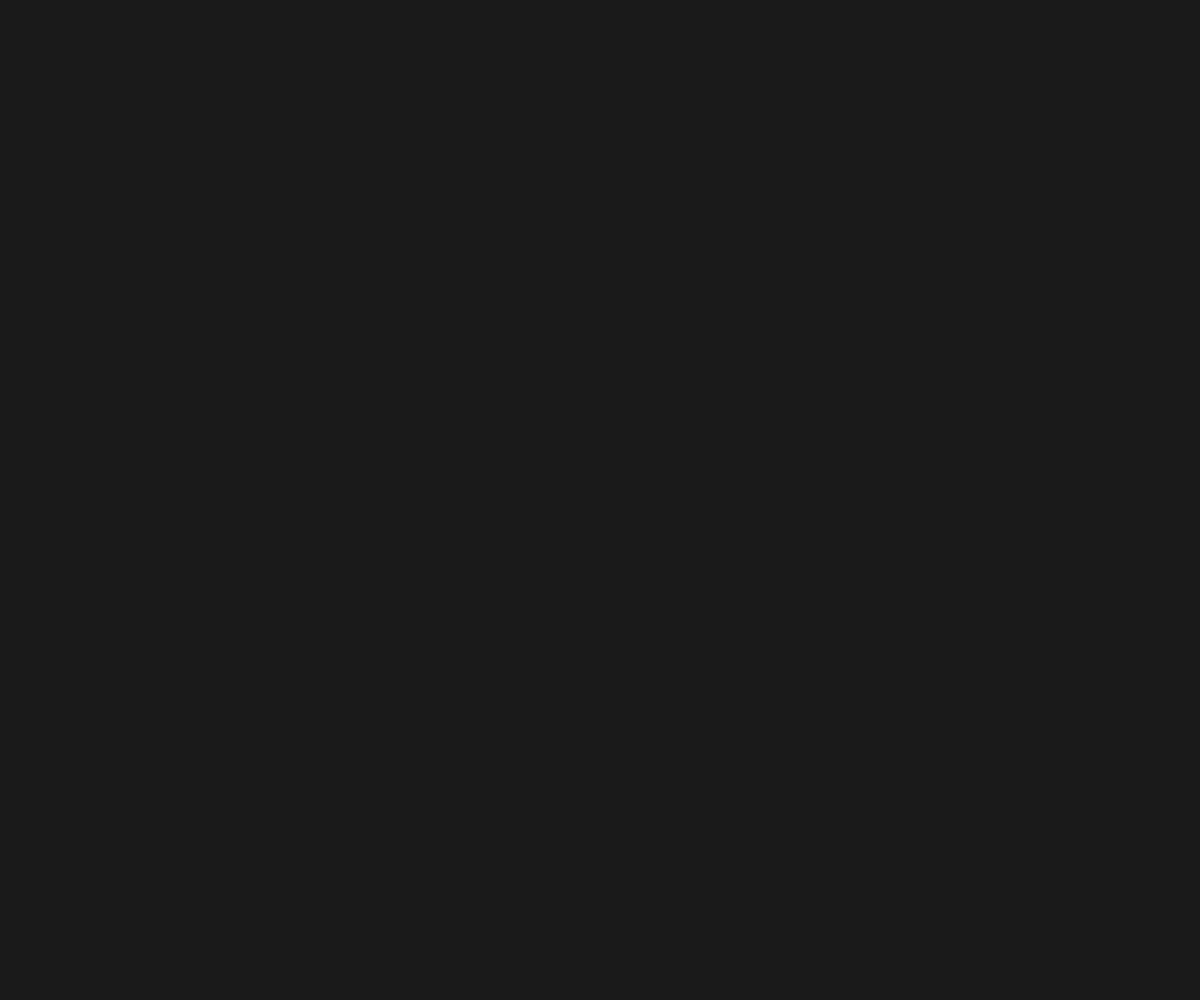
Frame 1 (no input)
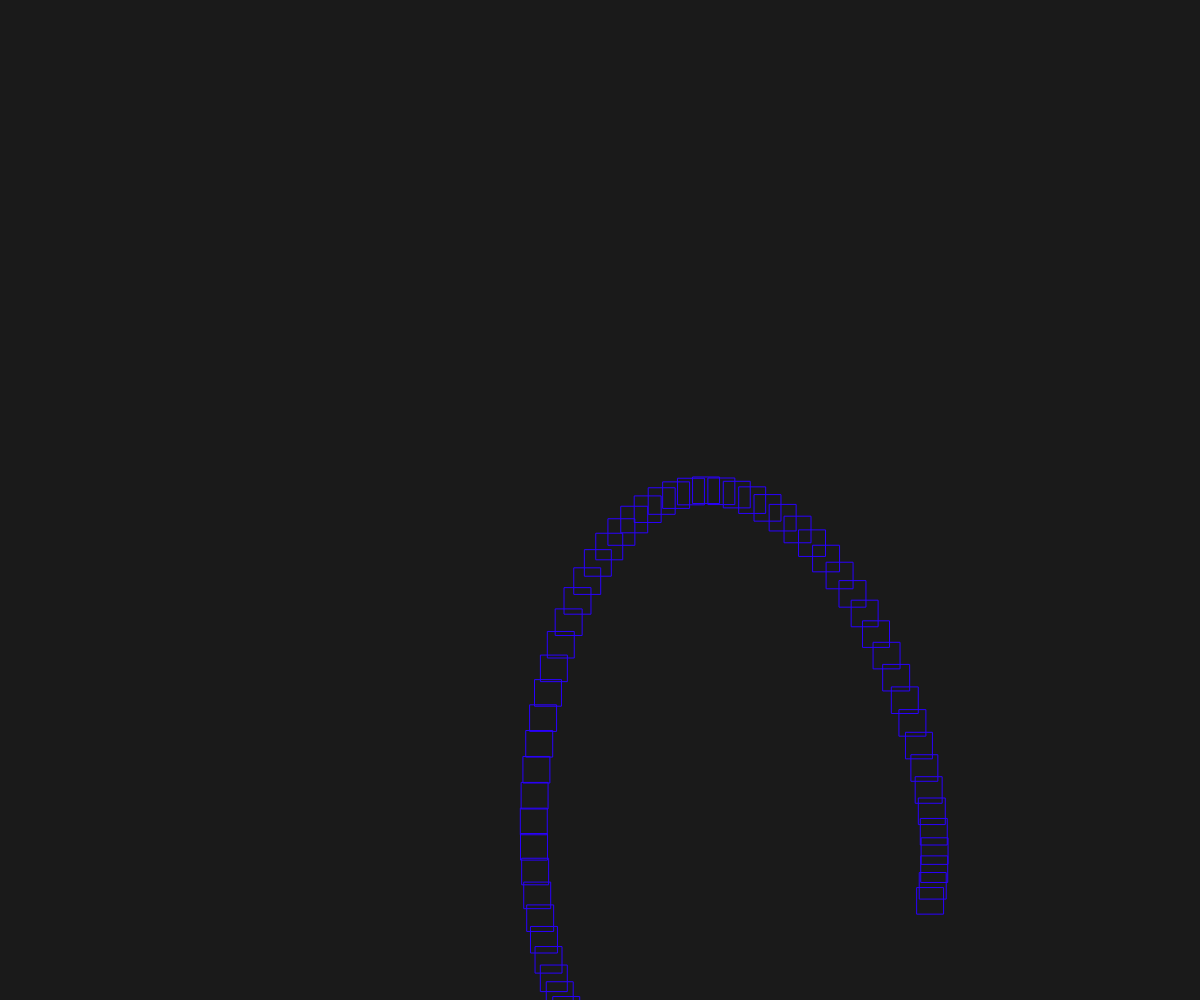
Frame 60 (no input)
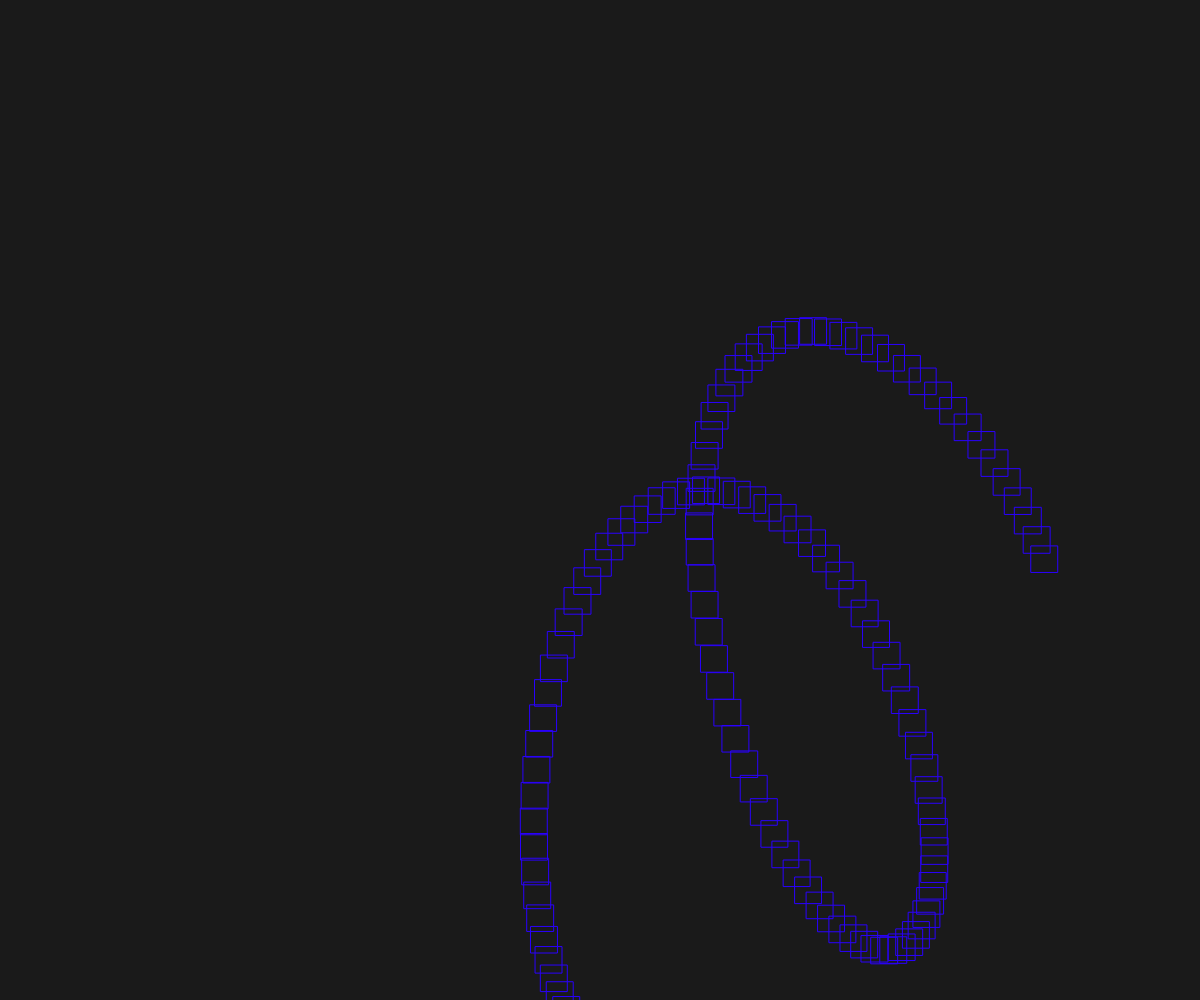
Frame 120 (the mouse pressed at the canvas centre since frame 60)

The p5.js sketch that drew these frames (run headless with seeded random() and noise() and a simulated clock; from frame 60 on, the mouse is pressed at the canvas centre):

// p5.js sketch
// ── sketch.js
let deg;
let off1;
let off2
let r1;
let r2;
let r3;
let mx;
let my;
let drawPosition;
let it = 0;
let shapeSize;
let shape;

function setup(){
    createCanvas(windowWidth, windowHeight);
    colorMode(HSB);
    background(10);
    angleMode(DEGREES);
    //frameRate(24);
    //noLoop();

    strokeWeight(1);
    stroke(250,100,100);
    noFill();

    deg = random(0.1,1);
    mx = windowWidth/2;
    my = windowHeight/2;
    off1 = round(random(-10,10));
    off2 = round(random(-10,10));
    if(windowHeight <= windowWidth){
        r1 = windowHeight*random(0.1,0.2);
    } else {
        r1 = windowWidth*random(0.1,0.2);
    }
    r2 = r1*random(0.2,1.2);
    r3 = r2*random(0.2,1.2);
    shapeSize = random(r1*0.1,r1*0.5);
    shape = floor(random(0,3));
}

function draw(){
    drawPosition = createVector((r1+r2)*sin(it*deg)+mx,(r1+r2)*cos(it*deg)+my);
    drawPosition.add(createVector((r2+r3)*sin(it*(deg+off1)),(r2+r3)*cos(it*(deg+off1))));
    drawPosition.add(createVector(r3*sin(it*(deg+off2)),r3*cos(it*(deg+off2))));
    switch(shape){
        case 0:
            square(drawPosition.x,drawPosition.y,shapeSize);
            break;
        case 1:
            circle(drawPosition.x,drawPosition.y,shapeSize);
            break;
        case 2:
            ellipse(drawPosition.x,drawPosition.y,shapeSize);
            break;
        default:
            background(0,80,80);
            console.log("error at switch");
            break;
    }
    it++;
}
